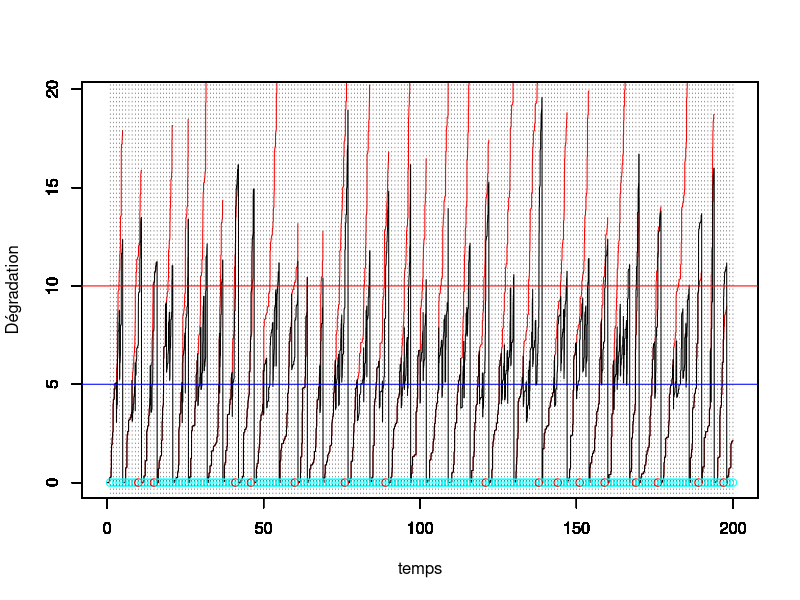
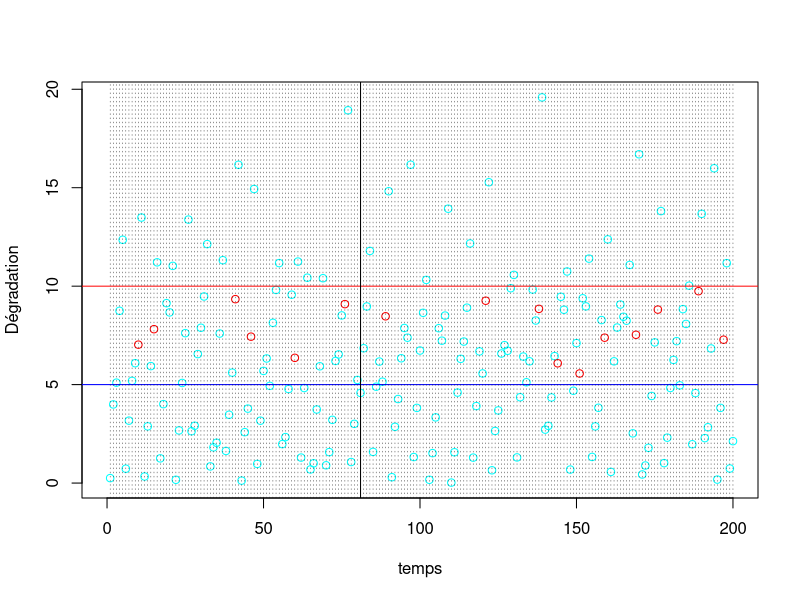
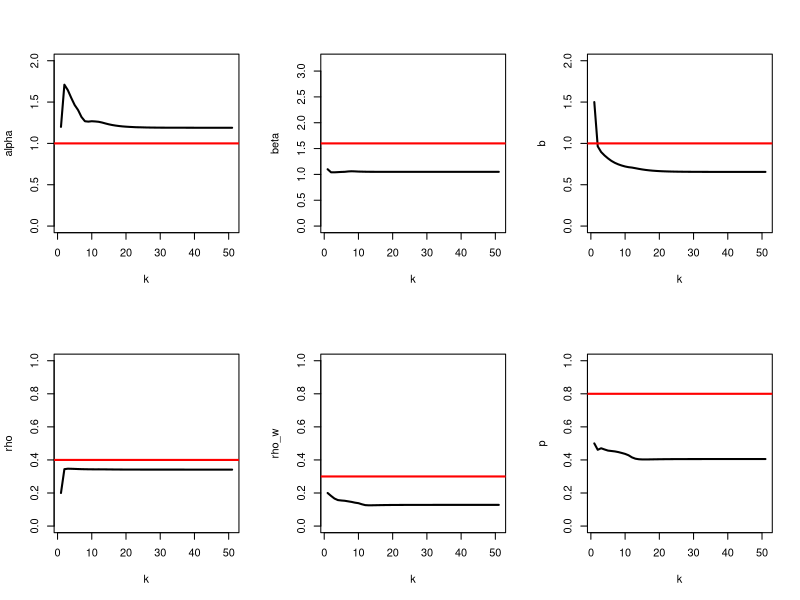

R code for these plots, in order:
#### Programme de simulation lorsqu'on observe uniquement la dégradation juste avant l'inspection
#### avec deux effets de la maintenance :
#### ARD inf avec rho in [0,1] avec proba p
#### ARD inf avec rho' pour les réparations néfastes avec proba 1-p



rm(list=ls())
library(ggplot2)
library(tidyverse)

tau <- 1 # intervalle inter-inspection
rho <- 0.4 # parametre ARDinf pour les maintenances efficaces avec proba p
rho_w <- 0.3 # parametre ARDinf pour les maintenances néfastes avec proba 1-p
p <- 0.8 # proba que la maintenance préventive soit efficace


L <- 5 # seuil pour MP
M <- 10 # seuil pout MC
tps.final <- 200 # fenêtre d'observation du processus

id.newcycle <- FALSE # Initialisation du nb de cycle de renouvellement

#set.seed(123)
# Simulation d'un processus gamma jusqu'au temps final
pas = 0.01 # pas de temps pour simuler le processus

alpha = 1 # paramètre de forme de Gamma a = alpha (t)^beta
beta = 1.6 # paramètre de forme  de Gamma
b=1   # paramètre d'échelle du Gamma
temps = seq(from = 0,to = tps.final,by = pas)

theta <-c(alpha,beta,b,rho,rho_w,p)


n=length(temps)

nb.inspections<- floor(tps.final/tau) # nombre d'inspections max pendant la fenêtre d'observation.

temps.insp<-temps[tau/pas*(1:nb.inspections)+1] # temps des inspections (t_i dans le papier)

obs<-numeric(nb.inspections) # données observées (pendant les inspections, à t_j^-)
vect.b<-rep(1,nb.inspections) # données non observées =1 si PM efficace, 0 si worse
Delta.P <-rep(0,nb.inspections) # Données observées = 1 si renouvellement

j<-1 # indicateur prochaine inspection
j.newcycle <- 0 # identifier le j où nouveau cycle
nb.cycles <- 1 # compteur de cycles

x=matrix(nrow=nb.inspections,ncol = n) # processus Gamma simulé, nb.lignes = nb.cycles
x[nb.cycles,1] = 0     # initialisation du processus Gamma = 0 à t=0
for(i in 2:n){
  x[nb.cycles,i] = x[nb.cycles,i-1] + rgamma(1,scale = b, shape = alpha*(temps[i]^beta-temps[i-1]^beta))
}
y=numeric(n) # processus Gamma maintenu
y.tilde=numeric(n) # processus Gamma maintenu
y[1]<-0
y.tilde[1]<-0

while (j<=nb.inspections) {
  # boucle sur un cycle de renouvellement
  if (id.newcycle){
    # on resimule un x depuis 0
    x[nb.cycles,1] = 0     # initialisation du processus Gamma = 0 à t=0
    for(i in 2:n){
      x[nb.cycles,i] = x[nb.cycles,i-1] + rgamma(1,scale = b, shape = alpha*(temps[i]^beta-temps[i-1]^beta))
    }
    id.newcycle <- FALSE
  }
  
  y.tilde[((j-1)*tau/pas+2):(j*(tau/pas)+1)]<-y[((j-1)*tau/pas+2):(j*(tau/pas)+1)]<-y[(j-1)*tau/pas+1]+ x[nb.cycles,((j-j.newcycle-1)*tau/pas+2):((j-j.newcycle)*(tau/pas)+1)]- x[nb.cycles,(j-j.newcycle-1)*tau/pas+1]
  
  obs[j]<-y[j*tau/pas+1] # état dégradation à l'inspection (t_j^-)
  
  if (obs[j] < L) {
    print("no action")
  } else {
    if (obs[j]<M) {
      u<-runif(1)
      if (u>p) vect.b[j]<-0
      ifelse(u<=p,y[j*tau/pas+1]<-(1-rho)*y[j*tau/pas+1],y[j*tau/pas+1]<-(1+rho_w)*y[j*tau/pas+1])
       # on écrase (ARD infini)
    } else {
      y[j*tau/pas+1]<-0
      id.newcycle <- TRUE
      j.newcycle <- j
      nb.cycles <- nb.cycles+1
      Delta.P[j]<-1
    }
  }
  j<-j+1
}

vect.u <- (obs<M)*(obs>L) # indicatrice u_i


#df <- data.frame(temps,x,y)
#mygraph <- ggplot(df,aes(x = temps)) +  
#  geom_line(aes(y = y), color = "darkred") +
#  geom_line(aes(y = x), color="steelblue", linetype="twodash") +
#  geom_abline(slope = 0,intercept = L,color="blue") +
#  geom_abline(slope = 0,intercept = M,color="red")


temps.cycle<-c(0,tau*which(obs>M),tps.final)
indice.temps.cycle <- c(1,tau/pas*(which(obs>M))+1,length(temps))


for (k in 1:nb.cycles){
  plot(temps[indice.temps.cycle[k]:indice.temps.cycle[k+1]],x[k,1:(indice.temps.cycle[k+1]-indice.temps.cycle[k]+1)],col="red",type="l",ylim = c(0,max(y.tilde)),xlim = c(0,tps.final),xlab="",ylab="")
  par(new=T)
}

plot(temps,y.tilde,type="l",ylim=c(0,max(y.tilde)),xlim = c(0,tps.final),ylab="",xlab="")


par(new=T)
vect.b.fact <- factor(vect.b)
mescouleurs <- rainbow(length(levels(vect.b.fact)))
plot(tau*(1:nb.inspections),numeric(length = nb.inspections),ylim=c(0,max(y.tilde)),type="p",xlim = c(0,tps.final),xlab = "temps",ylab="Dégradation",col=mescouleurs[vect.b.fact])
abline(h=L,col="blue")
abline(h=M,col="red")
abline(v=tau*(1:nb.inspections), lty =3, col = grey(0.1), lwd = 0.45)

vect.b.fact <- factor(vect.b)
mescouleurs <- rainbow(length(levels(vect.b.fact)))
plot(1:nb.inspections,obs,type="p",xlim = c(0,tps.final),xlab = "temps",ylab="Dégradation",col=mescouleurs[vect.b.fact])
abline(h=L,col="blue")
abline(h=M,col="red")
abline(v=tau*(1:nb.inspections), lty =3, col = grey(0.1), lwd = 0.45)
abline(v=81)




#abline(v = tau*(1:nb.inspection))

#####################################
############## Algo EM ##############
#####################################

# initialisation des paramètres
K<- 50

hat.theta<-matrix(nrow=K+1,ncol=6)
hat.theta[1,] <- c(1.2,1.1,1.5,0.2,0.2,0.5) # (alpha,beta,b,rho,rho^\prime,p)

# On ne définit les p.tildes[i] que lorsque u_{i-1}=1 
ind.u<-which(vect.u[1:(nb.inspections-1)]==1)

# Indice intervenant dans les sommes (i.e tel que u_{i-1}=1)
ind.i.u<-rep(0,nb.inspections)
ind.i.u[ind.u+1] <- 1

# indice i lorsque Delta_{i-1}=1
ind.Delta<-which(Delta.P==1)

ind.i.Delta<-rep(0,nb.inspections)
ind.i.Delta[ind.Delta+1] <- 1

#Définition des y_{t_{i-1}}
obs.pre<-c(0,obs[1:(nb.inspections-1)])*(1-ind.i.Delta)

temps.insp.pre <- c(0,temps.insp[1:(nb.inspections-1)])

data <- data.frame(temps.insp,temps.insp.pre,obs,obs.pre,vect.u,vect.b,ind.i.u,Delta.P,ind.i.Delta)



data1 <- filter(data,ind.i.u==1) # On ne garde que les y_i tq u_{i-1}=1
#data0 <- filter(data,ind.i.u==0)

delta <- hat.theta[1,1]*(data$temps.insp^hat.theta[1,2]-data$temps.insp.pre^hat.theta[1,2])



  
#p.tilde <- (hat.theta[1,6]*dgamma(obs-(1-c(0,Delta.P[1:(nb.inspections-1)]))*(1-hat.theta[1,4])^(c(0,vect.u[1:(nb.inspections-1)]))*c(0,obs[1:(nb.inspections-1)]),delta,rate=hat.theta[1,3]))/(hat.theta[1,6]*dgamma(obs-(1-c(0,Delta.P[1:(nb.inspections-1)]))*(1-hat.theta[1,4])^(c(0,vect.u[1:(nb.inspections-1)]))*c(0,obs[1:(nb.inspections-1)]),delta,rate=hat.theta[1,3])+(1-hat.theta[1,6])*dgamma(obs-(1-c(0,Delta.P[(nb.inspections-1)]))*(1+hat.theta[1,5])^(c(0,vect.u[1:(nb.inspections-1)]))*c(0,obs[1:(nb.inspections-1)]),delta,rate=hat.theta[1,3]))

# p.tilde uniquement défini lorsque u_{i-1}=1

p.tilde <- ifelse(data1$obs/data1$obs.pre<=1,1,(hat.theta[1,6]*dgamma(data$obs[ind.i.u==1]-(1-hat.theta[1,4])*data$obs.pre[ind.i.u==1],delta[ind.i.u==1],rate=hat.theta[1,3]))/(hat.theta[1,6]*dgamma(data$obs[ind.i.u==1]-(1-hat.theta[1,4])*data$obs.pre[ind.i.u==1],delta[ind.i.u==1],rate=hat.theta[1,3])+(1-hat.theta[1,6])*dgamma(data$obs[ind.i.u==1]-(1+hat.theta[1,5])*data$obs.pre[ind.i.u==1],delta[ind.i.u==1],rate=hat.theta[1,3])))



data.temp<-data.frame(data1,p.tilde)
data1.rhow<-filter(data.temp,p.tilde<1)

# Définition de la borne inf pour rho
lower.rho <- max(1-data1$obs/data1$obs.pre)

# Définition de la borne sup pour rhow en enlevant les cas où p.tilde = 1
upper.rhow <- min(data1.rhow$obs/data1.rhow$obs.pre-1)




#data1.rho<-filter(data1,comp.p.tilde>0)

# forcer les p.tilde = 1 lorsque y_i/y_{i-1}<1 !

# p.tilde[which(data1$obs/data1$obs.pre<=1)] <- 1

for (k in 2:(K+1)){
  hat.theta[k,6]<-mean(p.tilde) # mise à jour de p
  # Calcul des delta_i
  num.b<-sum(hat.theta[k-1,1]*(temps.insp^hat.theta[k-1,2]-(c(0,temps.insp[1:(nb.inspections-1)]))^hat.theta[k-1,2]))
  
  det.b.1 <- sum(data$obs[ind.i.u==0]-data$obs.pre[ind.i.u==0])
  det.b.2 <- sum(p.tilde*(data$obs[ind.i.u==1]-(1-hat.theta[k-1,4])*data$obs.pre[ind.i.u==1])+(1-p.tilde)*(data$obs[ind.i.u==1]-(1+hat.theta[k-1,5])*data$obs.pre[ind.i.u==1]))
 
  det.b<-det.b.1+det.b.2  
  hat.theta[k,3]<-num.b/det.b # mise à jour de b
  
  # Pour la mise à jour de rho et rho_w, on utilise optim car uniroot ne marche pas... 
  # En effet, plusieurs valeurs annulent la dérivée...
  
  f.rho <- Vectorize(function(x){
    y.rho <- data$obs[ind.i.u==1] - (1-x)*data$obs.pre[ind.i.u==1]
     
    logy.rho<-ifelse(y.rho<=0,-1e8,log(y.rho))
    
    return(-hat.theta[k,3]*sum(p.tilde*y.rho)+sum(p.tilde*(delta[ind.i.u==1]-1)*logy.rho))
  })
  hat.theta[k,4]<-optimize(f.rho,c(lower.rho,1),maximum = T)$maximum
  
  f.rhow <- Vectorize(function(x){
    
    # UNE COUILLE ICI 
    # cond <- (p.tilde < 1) & (ind.i.u == 1)
    delta.rhow <- hat.theta[k-1,1]*(data1.rhow$temps.insp^hat.theta[k-1,2]-data1.rhow$temps.insp.pre^hat.theta[k-1,2])
    # 
    y.rhow <-data1.rhow$obs - (1+x)*data1.rhow$obs.pre
    # logy.rhow<-ifelse(y.rhow<=0,-Inf,log(y.rhow))
    logy.rhow<-ifelse(y.rhow<=0,-1e8,log(y.rhow))
    return(-hat.theta[k,3]*sum((1-data1.rhow$p.tilde)*y.rhow)+sum((1-data1.rhow$p.tilde)*(delta.rhow-1)*logy.rhow))
  })
  
  
  hat.theta[k,5]<-optimize(f.rhow,c(0,upper.rhow),maximum = T)$maximum
  
  # Mise à jour de alpha et beta
  
  y.u.0 <- data$obs[ind.i.u==0]-(1-Delta.P[ind.i.u==0])*data$obs.pre[ind.i.u==0]
  y.rho  <- data$obs[ind.i.u==1]-(1-hat.theta[k,4])*data$obs.pre[ind.i.u==1]
  y.rhow <- data$obs[ind.i.u==1]-(1+hat.theta[k,5])*data$obs.pre[ind.i.u==1]
  logy.u.O <- ifelse(y.u.0<=0,-1e8,log(y.u.0))
  logy.rho<-ifelse(y.rho<=0,-1e8,log(y.rho))
  logy.rhow<-ifelse(y.rhow<=0,-1e8,log(y.rhow))
  
  
  f.ab <- function(x){
    delta.u.0 <- x[1]*(data$temps.insp[ind.i.u==0]^x[2]-data$temps.insp.pre[ind.i.u==0]^x[2])
    delta.u.1 <- x[1]*(data$temps.insp[ind.i.u==1]^x[2]-data$temps.insp.pre[ind.i.u==1]^x[2])
    delta.n   <- x[1]*(data$temps.insp^x[2]-data$temps.insp.pre^x[2]) # tous les delta_i
  
    return(sum(delta.n)*log(hat.theta[k,3])-sum(log(gamma(delta.n)))+sum((delta.u.0-1)*logy.u.O)+sum(p.tilde*(delta.u.1-1)*logy.rho+(1-p.tilde)*(delta.u.1-1)*ifelse(p.tilde==1,0,logy.rhow)))
  }
  hat.theta[k,1:2]<-optim(hat.theta[k-1,1:2],f.ab,control=list(fnscale=-1))$par
  
  
  
  # Mise à jour des delta.i
  delta <- hat.theta[k,1]*(data$temps.insp^hat.theta[k,2]-data$temps.insp.pre^hat.theta[k,2])
  
  # Mise à jour des p.tilde
  p.tilde <- ifelse(data1$obs/data1$obs.pre<=1,1,(hat.theta[k,6]*dgamma(data$obs[ind.i.u==1]-(1-hat.theta[k,4])*data$obs.pre[ind.i.u==1],delta[ind.i.u==1],rate=hat.theta[k,3]))/(hat.theta[k,6]*dgamma(data$obs[ind.i.u==1]-(1-hat.theta[k,4])*data$obs.pre[ind.i.u==1],delta[ind.i.u==1],rate=hat.theta[k,3])+(1-hat.theta[k,6])*dgamma(data$obs[ind.i.u==1]-(1+hat.theta[k,5])*data$obs.pre[ind.i.u==1],delta[ind.i.u==1],rate=hat.theta[k,3])))
  
  
  data.temp <- data.frame(data1,p.tilde)
  data1.rhow <- filter(data.temp,p.tilde<1)
  upper.rhow <- min(data1.rhow$obs/data1.rhow$obs.pre-1)
  
  
  print(paste("la valeur de alpha à l'étape ",k," est : ",hat.theta[k,1]))
  print(paste("la valeur de beta à l'étape ",k," est : ",hat.theta[k,2]))
  print(paste("la valeur de b à l'étape ",k," est : ",hat.theta[k,3]))
  print(paste("la valeur de rho à l'étape ",k," est : ",hat.theta[k,4]))
  print(paste("la valeur de rho_w à l'étape ",k," est : ",hat.theta[k,5]))
  print(paste("la valeur de p à l'étape ",k," est : ",hat.theta[k,6]))
  print("==============================================================")
}

# Identifier les p.tildes <1
ind.poor.maintenance <- which(data1$vect.b==0)

# Maintenance où yappartient à [L,M]
cbind(temps.insp[ind.u],vect.b[ind.u],1-p.tilde)

# PLOT 
par(mfrow = c(2, 3))
plot(hat.theta[, 1], type = "l", lwd = 2, ylim = c(0,2*alpha),xlab="k",ylab="alpha")
abline(h = alpha, col = "red", lwd = 2)^
plot(hat.theta[, 2], type = "l", lwd = 2, ylim = c(0,2*beta),xlab="k",ylab="beta")
abline(h = beta, col = "red", lwd = 2)
plot(hat.theta[, 3], type = "l", lwd = 2, ylim = c(0,2*b),xlab="k",ylab="b")
abline(h = b, col = "red", lwd = 2)
plot(hat.theta[, 4], type = "l", lwd = 2, ylim = c(0,1),xlab="k",ylab="rho")
abline(h = rho, col = "red", lwd = 2)
plot(hat.theta[, 5], type = "l", lwd = 2, ylim = c(0,1),xlab="k",ylab="rho_w")
abline(h = rho_w, col = "red", lwd = 2)
plot(hat.theta[, 6], type = "l", lwd = 2, ylim = c(0,1),xlab="k",ylab="p")
abline(h = p, col = "red", lwd = 2)
